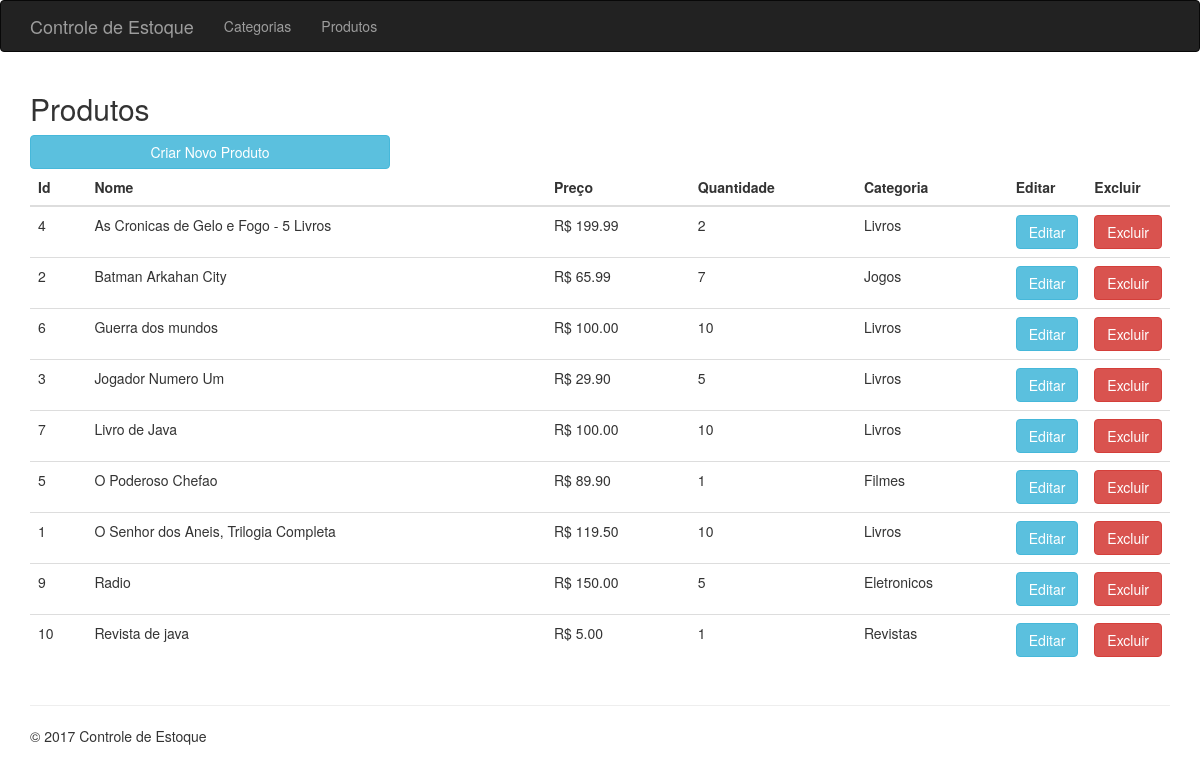
/produtos.php, run on the app's committed database.
### tables this page shows
CREATE TABLE `produtos` (
  `id` int(11) NOT NULL,
  `nome` varchar(150) NOT NULL,
  `preco` double(9,2) NOT NULL,
  `quantidade` int(11) NOT NULL,
  `categoria_id` int(11) NOT NULL
);

CREATE TABLE `categorias` (
  `id` int(11) NOT NULL,
  `nome` varchar(50) NOT NULL
);

### classes/Produto.php (called while the page is built, shortened)
<?php
	class Produto {
		public static function listar(){
			$query = "SELECT p.id, p.nome, preco, quantidade, categoria_id, c.nome AS categoria_nome
					  FROM produtos p
					  INNER JOIN categorias c ON p.categoria_id = c.id
					  ORDER BY p.nome";
			$conexao = Conexao::pegarConexao();
			$resultado = $conexao->query($query);
			$lista = $resultado->fetchAll();
			return $lista;
		}
	}

### produtos.php (the view, shortened to what this page needs)
<?php
	try{
		$lista = Produto::listar();
	} catch(Exception $e) {
		Erro::trataErro($e);
	}
?>
<?php require_once 'cabecalho.php' ?>
<div class="row">
    <div class="col-md-12">
        <h2>Produtos</h2>
    </div>
</div>
<div class="row">
    <div class="col-md-4">
        <a href="produtos-criar.php" class="btn btn-info btn-block">Criar Novo Produto</a>
    </div>
</div>
<div class="row">
    <div class="col-md-12">
		<?php if(count($lista) > 0): ?>
			<table class="table">
				<thead>
				<tr>
					<th>Id</th>
					<th>Nome</th>
					<th>Preço</th>
					<th>Quantidade</th>
					<th>Categoria</th>
					<th class="acao">Editar</th>
					<th class="acao">Excluir</th>
				</tr>
				</thead>
				<tbody>
					<?php foreach ($lista as $linha): ?>
						<tr>
							<td><?php echo $linha['id'] ?></td>
							<td><?php echo $linha['nome'] ?></td>
							<td>R$ <?php echo $linha['preco'] ?></td>
							<td><?php echo $linha['quantidade'] ?></td>
							<td><?php echo $linha['categoria_nome'] ?></td>
							<td><a href="produtos-editar.php?id=<?php echo $linha['id'] ?>" class="btn btn-info">Editar</a></td>
							<td><a href="produtos-excluir-post.php?id=<?php echo $linha['id'] ?>" class="btn btn-danger">Excluir</a></td>
						</tr>
					<?php endforeach ?>
				</tbody>
			</table>
		<?php else:?>
			<p>Nenhum produto cadastrado</p>
		<?php endif ?>
    </div>
</div>
<?php require_once 'rodape.php' ?>

### assets/css/app.css (style rules this page uses)
.table th+.acao { width: 50px; }

### data on the page
produtos: id "4", nome "As Cronicas de Gelo e Fogo - 5 Livros", preco "199.99", quantidade "2", categoria.nome "Livros"
produtos: id "2", nome "Batman Arkahan City", preco "65.99", quantidade "7", categoria.nome "Jogos"
produtos: id "6", nome "Guerra dos mundos", preco "100.00", quantidade "10", categoria.nome "Livros"
produtos: id "3", nome "Jogador Numero Um", preco "29.90", quantidade "5", categoria.nome "Livros"
produtos: id "7", nome "Livro de Java", preco "100.00", quantidade "10", categoria.nome "Livros"
produtos: id "5", nome "O Poderoso Chefao", preco "89.90", quantidade "1", categoria.nome "Filmes"
produtos: id "1", nome "O Senhor dos Aneis, Trilogia Completa", preco "119.50", quantidade "10", categoria.nome "Livros"
produtos: id "9", nome "Radio", preco "150.00", quantidade "5", categoria.nome "Eletronicos"
produtos: id "10", nome "Revista de java", preco "5.00", quantidade "1", categoria.nome "Revistas"
